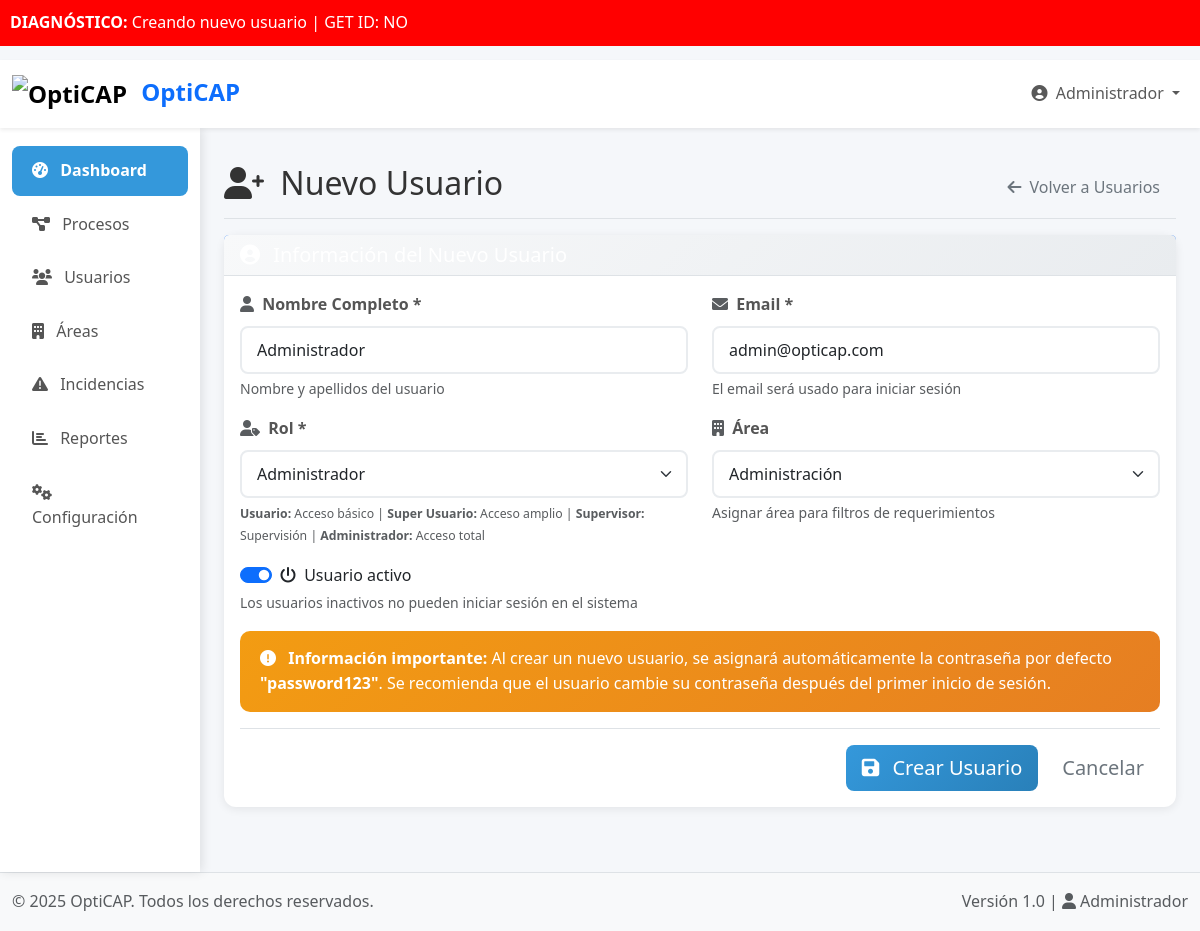
Screenshot of /modules/usuarios/gestionar.php (signed in) with the database file from the repository.
### tables this page shows
CREATE TABLE usuarios (
    id INT PRIMARY KEY AUTO_INCREMENT,
    nombre VARCHAR(255) NOT NULL,
    email VARCHAR(255) UNIQUE NOT NULL,
    password VARCHAR(255) NOT NULL,
    rol ENUM('administrador', 'supervisor', 'super_usuario', 'usuario') NOT NULL,
    area_id INT,
    activo BOOLEAN DEFAULT TRUE,
    fecha_creacion TIMESTAMP DEFAULT CURRENT_TIMESTAMP,
    ultimo_login TIMESTAMP NULL,
    intentos_fallidos INT DEFAULT 0,
    bloqueado BOOLEAN DEFAULT FALSE,
    fecha_bloqueo TIMESTAMP NULL,
    FOREIGN KEY (area_id) REFERENCES areas(id)
);

CREATE TABLE areas (
    id INT PRIMARY KEY AUTO_INCREMENT,
    nombre VARCHAR(255) NOT NULL,
    descripcion TEXT,
    activo BOOLEAN DEFAULT TRUE,
    fecha_creacion TIMESTAMP DEFAULT CURRENT_TIMESTAMP
);

CREATE TABLE configuraciones_sistema (
    id INT PRIMARY KEY AUTO_INCREMENT,
    nombre_sistema VARCHAR(255) DEFAULT 'OptiCAP',
    logo_url VARCHAR(500),
    smtp_host VARCHAR(255),
    smtp_port INT,
    smtp_user VARCHAR(255),
    smtp_pass VARCHAR(255),
    from_email VARCHAR(255),
    from_name VARCHAR(255),
    email_activo BOOLEAN DEFAULT FALSE,
    fecha_actualizacion TIMESTAMP DEFAULT CURRENT_TIMESTAMP ON UPDATE CURRENT_TIMESTAMP
);

### includes/funciones.php (called while the page is built, shortened)
<?php
function obtenerUsuario($id) {
    $database = new Database();
    $db = $database->getConnection();
    $query = "SELECT * FROM usuarios WHERE id = ?";
    $stmt = $db->prepare($query);
    $stmt->execute([$id]);
    return $stmt->fetch(PDO::FETCH_ASSOC);
}
?>

### modules/usuarios/gestionar.php (the view, shortened to what this page needs)
<?php
require_once '../../includes/funciones.php';
$database = new Database();
$db = $database->getConnection();
$query_areas = "SELECT * FROM areas WHERE activo = 1 ORDER BY nombre";
$stmt_areas = $db->prepare($query_areas);
$stmt_areas->execute();
$areas = $stmt_areas->fetchAll(PDO::FETCH_ASSOC);
$usuario = null;
$editar = false;
?>
<!DOCTYPE html>
<html lang="es">
<head>
    <link href="/opticap/assets/css/bootstrap.min.css" rel="stylesheet">
    <link href="/opticap/assets/css/style.css" rel="stylesheet">
    <link rel="stylesheet" href="https://cdnjs.cloudflare.com/ajax/libs/font-awesome/6.0.0/css/all.min.css">
</head>
<body>
    <div style="background: #ff0000; color: white; padding: 10px; position: fixed; top: 0; left: 0; right: 0; z-index: 9999;">
        <strong>DIAGNÓSTICO:</strong>
        <?php
        if ($editar && $usuario) {
            echo "Editando usuario ID: {$usuario['id']} - {$usuario['nombre']} - {$usuario['email']}";
        } else {
            echo "Creando nuevo usuario";
        }
        ?>
        | GET ID: <?php echo $_GET['id'] ?? 'NO'; ?>
    </div>
    <div style="height: 60px;"></div>
    <?php include '../../includes/header.php'; ?>
    <div class="container-fluid">
        <div class="row">
            <?php include '../../includes/sidebar.php'; ?>
            <main class="col-md-9 ms-sm-auto col-lg-10 px-md-4">
                <div class="d-flex justify-content-between flex-wrap flex-md-nowrap align-items-center pt-3 pb-2 mb-3 border-bottom">
                    <h1 class="h2">
                        <i class="fas <?php echo $editar ? 'fa-user-edit' : 'fa-user-plus'; ?> me-2"></i>
                        <?php
                        if ($editar && $usuario) {
                            echo 'Editar Usuario: ' . htmlspecialchars($usuario['nombre']);
                        } else {
                            echo 'Nuevo Usuario';
                        }
                        ?>
                    </h1>
                    <a href="usuarios.php" class="btn btn-outline-secondary">
                        <i class="fas fa-arrow-left me-1"></i> Volver a Usuarios
                    </a>
                </div>
                <div class="card">
                    <div class="card-header bg-primary text-white">
                        <h5 class="card-title mb-0">
                            <i class="fas fa-user-circle me-2"></i>
                        </h5>
                    </div>
                    <div class="card-body">
                        <form method="POST" id="formUsuario">
                            <div class="row">
                                <div class="col-md-6">
                                    <div class="mb-3">
                                        <label for="nombre" class="form-label">
                                            <i class="fas fa-user me-1 text-muted"></i> Nombre Completo *
                                        </label>
                                        <input type="text" class="form-control" id="nombre" name="nombre"
                                               value="<?php echo htmlspecialchars($usuario['nombre'] ?? ''); ?>"
                                               required
                                               placeholder="Ingrese el nombre completo del usuario">
                                        <div class="form-text">Nombre y apellidos del usuario</div>
                                    </div>
                                </div>
                                <div class="col-md-6">
                                    <div class="mb-3">
                                        <label for="email" class="form-label">
                                            <i class="fas fa-envelope me-1 text-muted"></i> Email *
                                        </label>
                                        <input type="email" class="form-control" id="email" name="email"
                                               value="<?php echo htmlspecialchars($usuario['email'] ?? ''); ?>"
                                               required
                                               placeholder="usuario@ejemplo.com">
                                        <div class="form-text">El email será usado para iniciar sesión</div>
                                    </div>
                                </div>
                            </div>
                            <div class="row">
                                <div class="col-md-6">
                                    <div class="mb-3">
                                        <label for="rol" class="form-label">
                                            <i class="fas fa-user-tag me-1 text-muted"></i> Rol *
                                        </label>
                                        <select class="form-select" id="rol" name="rol" required>
                                            <option value="administrador" <?php echo ($usuario['rol'] ?? '') == 'administrador' ? 'selected' : ''; ?>>Administrador</option>
                                        </select>
                                        <div class="form-text">
                                            <small>
                                                <strong>Usuario:</strong> Acceso básico |
                                                <strong>Super Usuario:</strong> Acceso amplio |
                                                <strong>Supervisor:</strong> Supervisión |
                                                <strong>Administrador:</strong> Acceso total
                                            </small>
                                        </div>
                                    </div>
                                </div>
                                <div class="col-md-6">
                                    <div class="mb-3">
                                        <label for="area_id" class="form-label">
                                            <i class="fas fa-building me-1 text-muted"></i> Área
                                        </label>
                                        <select class="form-select" id="area_id" name="area_id">
                                            <?php foreach ($areas as $area): ?>
                                            <option value="<?php echo $area['id']; ?>"
                                                <?php echo ($usuario['area_id'] ?? '') == $area['id'] ? 'selected' : ''; ?>>
                                                <?php echo $area['nombre']; ?>
                                            </option>
                                            <?php endforeach; ?>
                                        </select>
                                        <div class="form-text">Asignar área para filtros de requerimientos</div>
                                    </div>
                                </div>
                            </div>
                            <div class="mb-3">
                                <div class="form-check form-switch">
                                    <input type="checkbox" class="form-check-input" id="activo" name="activo"
                                           <?php echo !$editar || ($usuario['activo'] ?? 0) ? 'checked' : ''; ?>>
                                    <label class="form-check-label" for="activo">
                                        <i class="fas fa-power-off me-1"></i> Usuario activo
                                    </label>
                                </div>
                                <div class="form-text">
                                    Los usuarios inactivos no pueden iniciar sesión en el sistema
                                </div>
                            </div>
                            <?php if ($editar && $usuario): ?>
                            <div class="alert alert-warning">
                                <h6 class="alert-heading">
                                    <i class="fas fa-bolt me-2"></i>Acciones Rápidas
                                </h6>
                                <div class="btn-group mt-2">
                                    <a href="acciones.php?action=reset_password&id=<?php echo $usuario['id']; ?>"
                                       class="btn btn-sm btn-outline-secondary"
                                       onclick="return confirm('¿Resetear contraseña de <?php echo $usuario['nombre']; ?>?')">
                                        <i class="fas fa-sync-alt me-1"></i>Resetear Contraseña
                                    </a>
                                    <?php if ($usuario['bloqueado']): ?>
                                    <a href="acciones.php?action=desbloquear&id=<?php echo $usuario['id']; ?>"
                                       class="btn btn-sm btn-outline-success"
                                       onclick="return confirm('¿Desbloquear usuario <?php echo $usuario['nombre']; ?>?')">
                                        <i class="fas fa-unlock me-1"></i>Desbloquear
                                    </a>
                                    <?php endif; ?>
                                    <?php if (in_array($usuario['rol'], ['usuario', 'super_usuario'])): ?>
                                    <a href="permisos.php?usuario_id=<?php echo $usuario['id']; ?>"
                                       class="btn btn-sm btn-outline-info">
                                        <i class="fas fa-key me-1"></i>Gestionar Permisos
                                    </a>
                                    <?php endif; ?>
                                </div>
                            </div>
                            <?php else: ?>
                            <div class="alert alert-warning">
                                <i class="fas fa-exclamation-circle me-2"></i>
                                <strong>Información importante:</strong> Al crear un nuevo usuario, se asignará automáticamente
                                la contraseña por defecto <strong>"password123"</strong>. Se recomienda que el usuario cambie
                                su contraseña después del primer inicio de sesión.
                            </div>
                            <?php endif; ?>
                            <div class="d-grid gap-2 d-md-flex justify-content-md-end border-top pt-3">
                                <button type="submit" class="btn btn-primary btn-lg">
                                    <i class="fas fa-save me-2"></i> <?php echo $editar ? 'Actualizar Usuario' : 'Crear Usuario'; ?>
                                </button>
                                <a href="usuarios.php" class="btn btn-outline-secondary btn-lg">Cancelar</a>
                            </div>
                        </form>
                    </div>
                </div>
            </main>
        </div>
    </div>
    <?php include '../../includes/footer.php'; ?>
</body>
</html>

### includes/footer.php (shortened to what this page needs)
<footer class="footer mt-auto py-3 bg-light border-top">
    <div class="container-fluid">
        <div class="row align-items-center">
            <div class="col-md-6">
                <span class="text-muted">
                    &copy; <?php echo date('Y'); ?> <?php
                    $database = new Database();
                    $db = $database->getConnection();
                    $query = "SELECT nombre_sistema FROM configuraciones_sistema ORDER BY id DESC LIMIT 1";
                    $stmt = $db->prepare($query);
                    $stmt->execute();
                    $config = $stmt->fetch(PDO::FETCH_ASSOC);
                    echo $config['nombre_sistema'] ?? 'OptiCAP';
                    ?>. Todos los derechos reservados.
                </span>
            </div>
            <div class="col-md-6 text-md-end">
                <span class="text-muted">
                    Versión 1.0 |
                    <i class="fas fa-user me-1"></i><?php echo $_SESSION['nombre'] ?? 'Usuario'; ?>
                </span>
            </div>
        </div>
    </div>
</footer>

### assets/css/style.css (style rules this page uses)
:root { --primary-color: #3498db; --secondary-color: #2c3e50; --success-color: #27ae60; --warning-color: #f39c12; --danger-color: #e74c3c; --light-color: #f8f9fa; --dark-color: #343a40; --border-color: #dee2e6; --sidebar-width: 280px; }
* { margin: 0; padding: 0; box-sizing: border-box; }
body { font-family: 'Segoe UI', Tahoma, Geneva, Verdana, sans-serif; background-color: #f5f7fa; color: #333; line-height: 1.6; }
main { padding-top: 20px; min-height: calc(100vh - 56px); }
.card { border: none; border-radius: 12px; box-shadow: 0 5px 15px rgba(0, 0, 0, 0.08); transition: transform 0.3s ease, box-shadow 0.3s ease; margin-bottom: 20px; }
.btn { border-radius: 8px; padding: 8px 16px; font-weight: 500; transition: all 0.3s ease; border: none; }
.btn-primary { background: linear-gradient(135deg, #3498db, #2980b9); border: none; }
.form-control, .form-select { border-radius: 8px; border: 2px solid #e9ecef; padding: 10px 15px; transition: all 0.3s ease; }
.form-label { font-weight: 600; color: #555; margin-bottom: 8px; }
.alert { border-radius: 10px; border: none; padding: 15px 20px; }
.alert-warning { background: linear-gradient(135deg, #f39c12, #e67e22); color: white; }
.card { border: none; border-radius: 12px; box-shadow: 0 2px 10px rgba(0, 0, 0, 0.08); }
.card-header { background: white; border-bottom: 1px solid #e9ecef; font-weight: 600; }
.btn { border-radius: 8px; font-weight: 500; transition: all 0.3s ease; }
.alert { border: none; border-radius: 10px; }
.card-header { background: linear-gradient(135deg, #f8f9fa 0%, #e9ecef 100%); border-bottom: 1px solid #dee2e6; font-weight: 600; color: #495057; }

### rows the page displays
usuarios: nombre "Administrador", email "admin@opticap.com", rol "Administrador", area_id "Administración"
configuraciones_sistema: nombre_sistema "OptiCAP"

### other values shown
$_GET['id'] "NO"
$_SESSION['nombre'] "Administrador"
